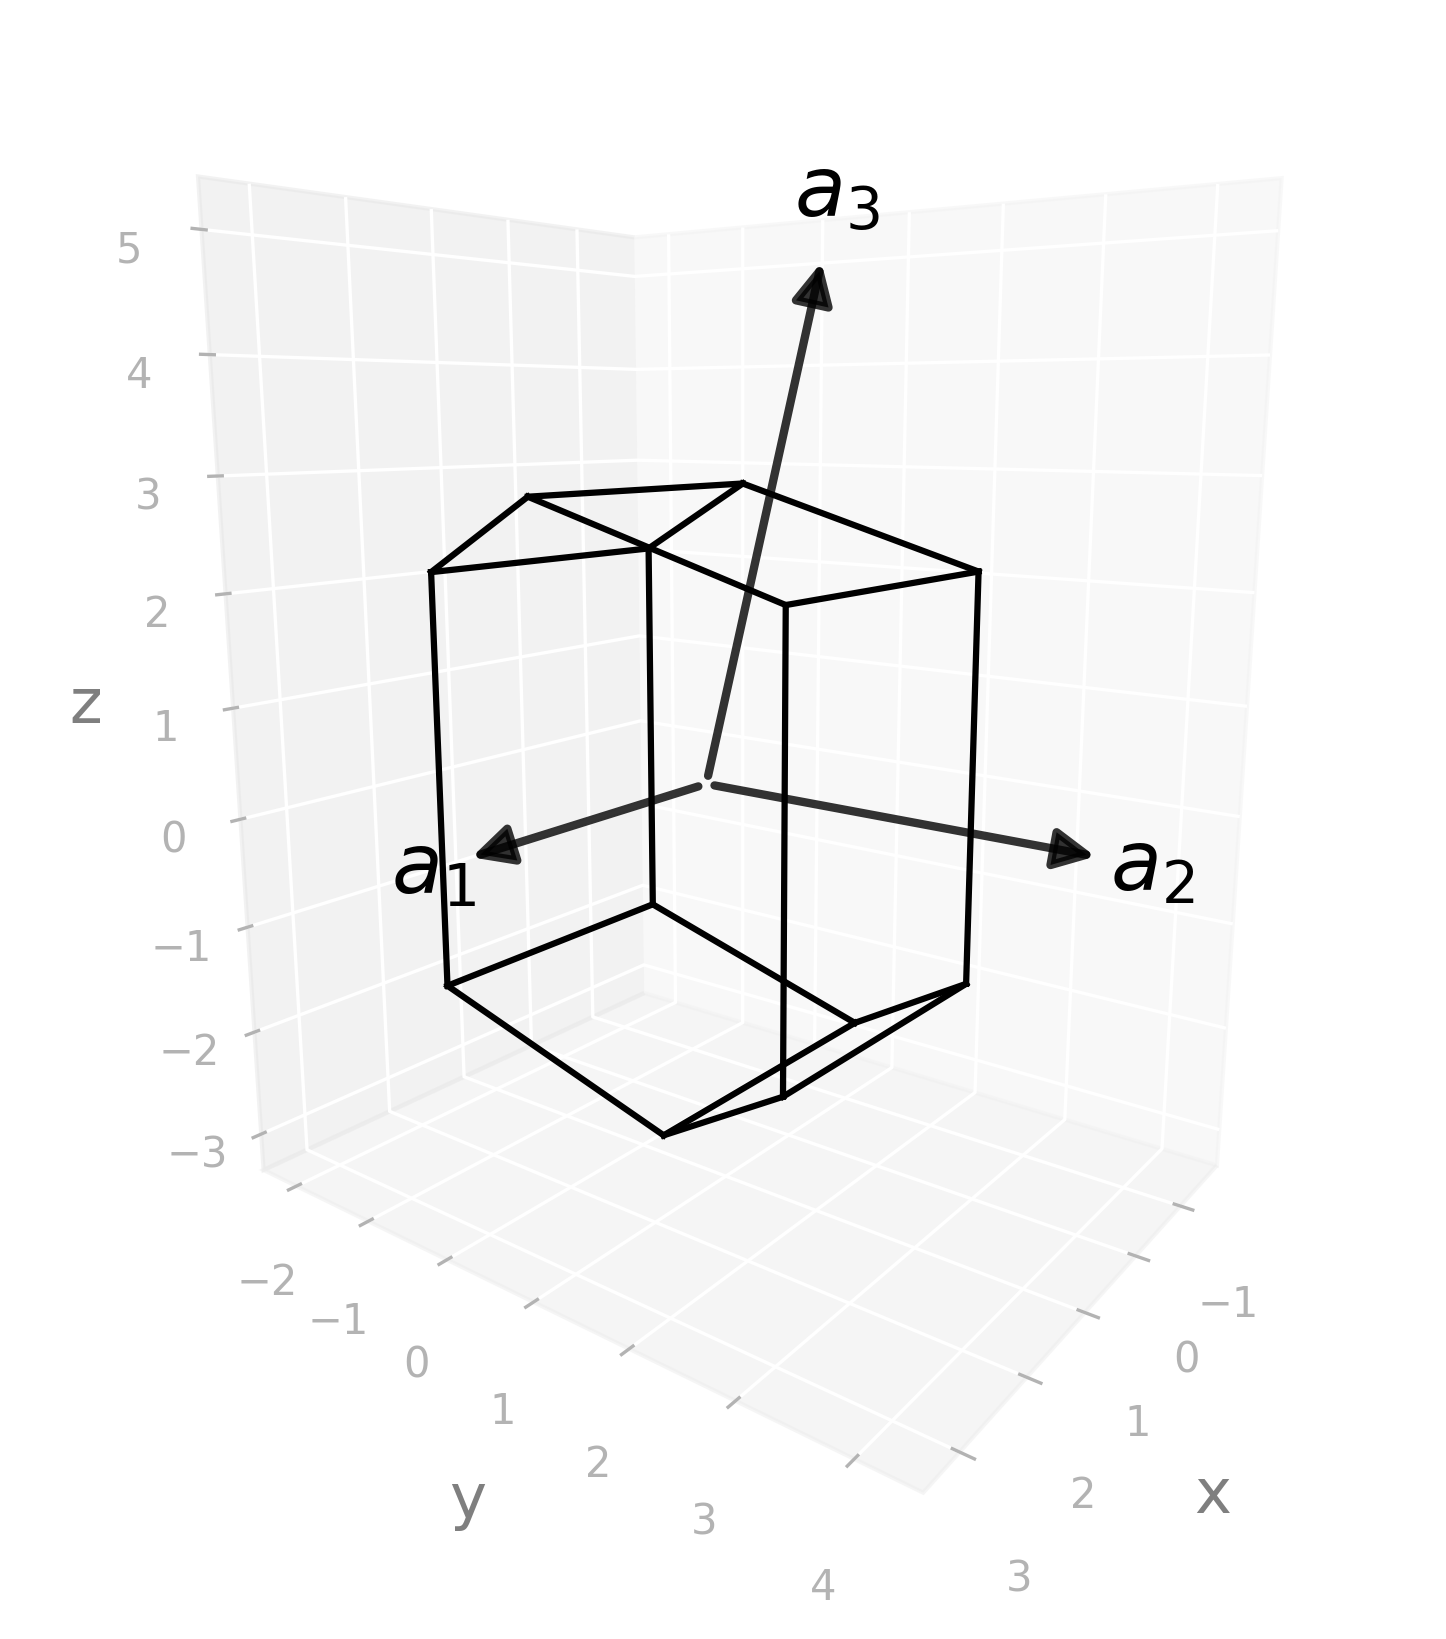

Reproduce this figure in Python.
import radtools as rad

l = rad.lattice_example(f"MCL")
l.plot("wigner-seitz")
# Save an image:
l.savefig(
    "mcl_wigner-seitz.png",
    elev=11,
    azim=37,
    dpi=300,
   bbox_inches="tight",
)
# Interactive plot:
l.show(elev=11, azim=37)
